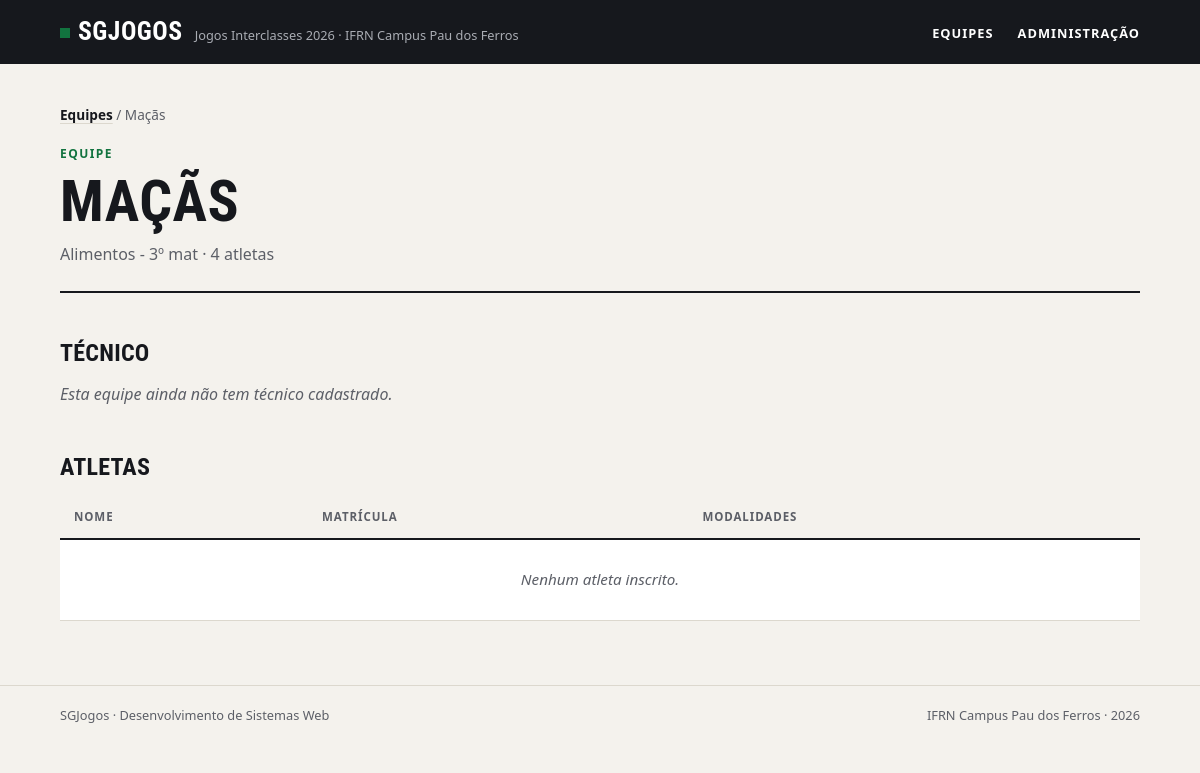
Page /equipe/3 on the committed database.
### jogos/models.py (models this page shows, shortened)
class Equipe(models.Model):
    nome = models.CharField(max_length=100, unique=True)
    curso = models.CharField(max_length=100)
    cor = models.CharField(max_length=7)
    criada_em = models.DateTimeField(auto_now_add=True)
    class Meta:
        verbose_name = "Equipe"
        verbose_name_plural = "Equipes"
        ordering = ['nome']

### jogos/views.py (the view)
# urls.py: path('equipe/<int:id>', views.equipe, name="equipe"),
def equipe(request, id):
    equipe = get_object_or_404(Equipe, pk=id)
    context = {
        "equipe": equipe
    }
    return render(request, 'jogos/equipe.html', context)

### jogos/templates/jogos/equipe.html (shortened to what this page needs)
{% extends 'base.html' %}
{% block content %}
    <main class="conteudo">
        <nav class="trilha"><a href="{% url 'index' %}">Equipes</a> / {{equipe.nome}}</nav>
        <header class="topo">
            <span class="sobretitulo">Equipe</span>
            <h1>{{equipe.nome}}</h1>
            <p class="descricao">{{equipe.curso }} · 4 atletas</p>
        </header>
        <h2>Técnico</h2>
        {% if equipe.tecnico %}
            <dl class="numeros ficha">
                <div>
                    <dt>Nome</dt>
                    <dd>{{equipe.tecnico.nome}}</dd>
                </div>
                <div>
                    <dt>E-mail</dt>
                    <dd>{{equipe.tecnico.email}}</dd>
                </div>
                <div>
                    <dt>Telefone</dt>
                    <dd>{{equipe.tecnico.telefone}}</dd>
                </div>
            </dl>
        {% else %}
           <p class="aviso">Esta equipe ainda não tem técnico cadastrado.</p>
        {% endif %}
        <h2>Atletas</h2>
        <div class="tabela">
            <table>
                <thead>
                    <tr>
                        <th>Nome</th>
                        <th>Matrícula</th>
                        <th>Modalidades</th>
                    </tr>
                </thead>
                <tbody>
                    {% for atleta in equipe.atletas.all %}
                        <tr>
                            <td>{{atleta.nome}}</td>
                            <td>{{atleta.matricula}}</td>
                            <td>
                                <ul class="modalidades">
                                    {% for modalidade in atleta.modalidade.all %}
                                        <li><a href="{% url 'modalidade' modalidade.id %}">{{modalidade.nome}}</a></li>
                                    {% endfor %}
                                </ul>
                            </td>
                        </tr>
                    {% empty %}
                        <tr><td class="vazio" colspan="3">Nenhum atleta inscrito.</td></tr>
                    {% endfor %}
                </tbody>
            </table>
        </div>
    </main>
{% endblock %}

### jogos/static/css/style.css (style rules this page uses)
:root { --papel: #f4f2ed; --branco: #ffffff; --tinta: #16181d; --tinta-suave: #5c5f67; --linha: #dcd8ce; --verde: #12733f; --verde-claro: #e2efe6; --fonte-texto: system-ui, -apple-system, "Segoe UI", Roboto, Ubuntu, "Helvetica Neue", Arial, sans-serif; --fonte-titulo: "Bahnschrift SemiCondensed", "Bahnschrift", "Avenir Next Condensed", "Roboto Condensed", "Ubuntu Condensed", "Arial Narrow", var(--fonte-texto); }
*, *::before, *::after { box-sizing: border-box; }
* { margin: 0; padding: 0; }
body { min-height: 100vh; display: flex; flex-direction: column; background: var(--papel); color: var(--tinta); font-family: var(--fonte-texto); font-size: 1rem; line-height: 1.55; -webkit-font-smoothing: antialiased; }
a { color: inherit; }
h1, h2, h3 { font-family: var(--fonte-titulo); font-stretch: condensed; font-weight: 700; line-height: 1.05; text-transform: uppercase; letter-spacing: 0.01em; }
.conteudo { width: 100%; max-width: 1120px; margin: 0 auto; padding: 0 20px; }
main.conteudo { flex: 1; padding-top: 40px; padding-bottom: 64px; }
.topo { padding-bottom: 24px; margin-bottom: 32px; border-bottom: 2px solid var(--tinta); }
.sobretitulo { display: block; margin-bottom: 8px; color: var(--verde); font-size: 0.75rem; font-weight: 700; letter-spacing: 0.12em; text-transform: uppercase; }
h1 { font-size: clamp(2.2rem, 6vw, 3.6rem); }
.descricao { max-width: 60ch; margin-top: 10px; color: var(--tinta-suave); }
h2 { margin: 48px 0 16px; font-size: 1.5rem; }
.trilha { margin-bottom: 20px; color: var(--tinta-suave); font-size: 0.85rem; }
.trilha a { color: var(--tinta); font-weight: 600; text-decoration-color: var(--linha); text-underline-offset: 3px; }
.aviso { color: var(--tinta-suave); font-style: italic; }
.tabela { overflow-x: auto; }
table { width: 100%; border-collapse: collapse; background: var(--branco); font-size: 0.95rem; font-variant-numeric: tabular-nums; }
th, td { padding: 12px 14px; border-bottom: 1px solid var(--linha); text-align: left; vertical-align: top; }
th { border-bottom: 2px solid var(--tinta); background: var(--papel); color: var(--tinta-suave); font-size: 0.72rem; font-weight: 700; letter-spacing: 0.08em; text-transform: uppercase; }
td.vazio { padding: 28px 14px; color: var(--tinta-suave); font-style: italic; text-align: center; }

### rows in the picture
Equipe: nome "Maçãs", nome "MAÇÃS", curso "Alimentos - 3º mat"
